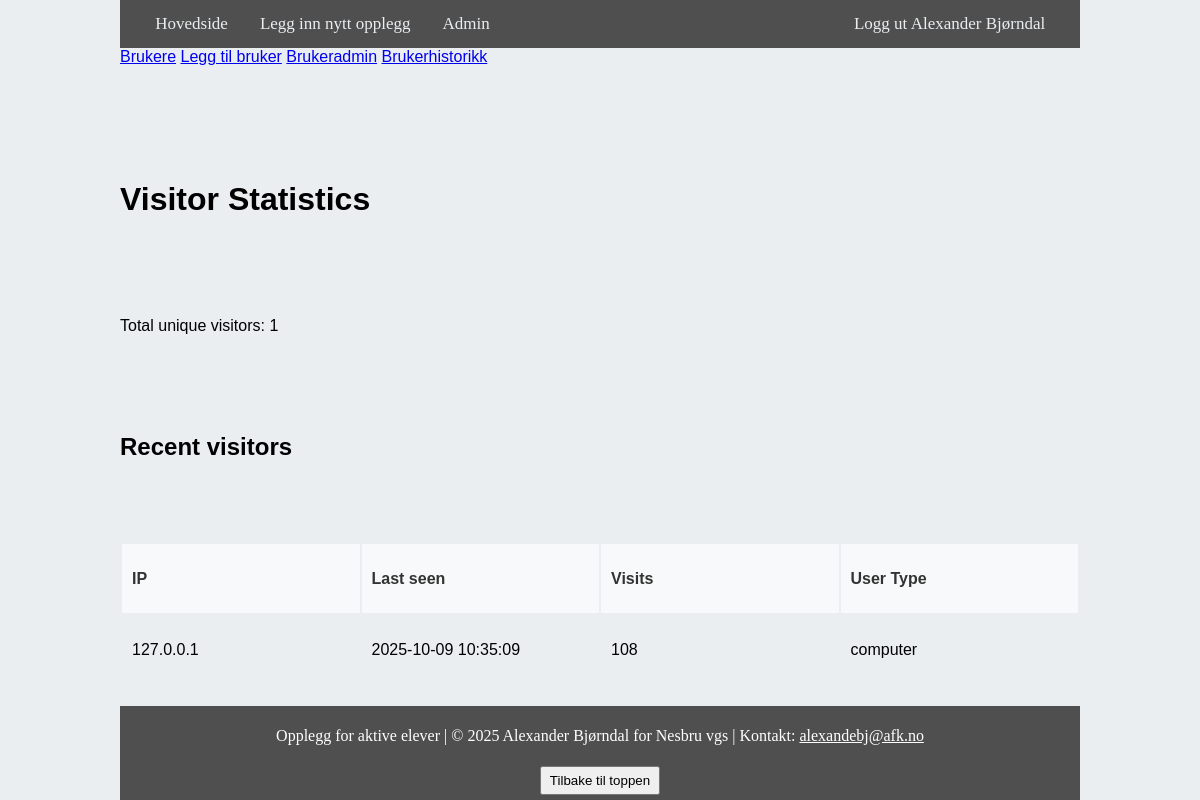
Page /admin/stats (signed in) on the committed database.
### website/models.py (models this page shows, shortened)
class User(db.Model, UserMixin):
    __tablename__ = 'user'
    id = db.Column(db.Integer, primary_key=True)
    email = db.Column(db.String(150), unique=True)
    password = db.Column(db.String(150))
    first_name = db.Column(db.String(150))
    role = db.Column(db.String(50), default='user')
    is_email_confirmed = db.Column(db.Boolean, default=False)
    is_temp_password = db.Column(db.Boolean, default=False)
    opplegg = db.relationship('Opplegg')
    favorites = db.relationship('Opplegg', secondary=opplegg_user_favorites, backref='user_favorite')
    comments = db.relationship('Comment', back_populates='user')

class Visitor(db.Model):
    id = db.Column(db.Integer, primary_key=True)
    ip = db.Column(db.String(100))
    last_seen = db.Column(db.DateTime, default=datetime.now, onupdate=datetime.now)
    visit_count = db.Column(db.Integer, default=1)
    user_type = db.Column(db.String(50))
    visits = db.relationship('VisitLog', backref='visitor', lazy=True)

### website/admin_bp.py (the view)
@admin_bp.route('/stats')
@login_required
def admin_stats():
    if current_user.role != 'admin':
        abort(403)
    total_users = User.query.count()
    total_visitors = Visitor.query.count()
    recent_visitors = Visitor.query.order_by(Visitor.last_seen.desc()).limit(500).all()
    return render_template(
        'admin/admin_stats.html',
        total_users=total_users,
        total_visitors=total_visitors,
        recent_visitors=recent_visitors,
        user=current_user
    )

### website/templates/admin/admin_stats.html
{% extends "base.html" %} {% block content %}
<div class="admin-buttons" style="margin-bottom: 2rem">
  <a class="btn btn-primary" href="{{ url_for('admin.brukere') }}">Brukere</a>
  <a class="btn btn-primary" href="{{ url_for('admin.add_bruker') }}"
    >Legg til bruker</a
  >
  <a class="btn btn-primary" href="{{ url_for('admin.admin_users') }}"
    >Brukeradmin</a
  >
  <a class="btn btn-primary" href="{{ url_for('admin.admin_stats') }}"
    >Brukerhistorikk</a
  >
</div>
<h1>Visitor Statistics</h1>
<p>Total unique visitors: {{ total_visitors }}</p>
<h2>Recent visitors</h2>
<table>
  <tr>
    <th>IP</th>
    <th>Last seen</th>
    <th>Visits</th>
    <th>User Type</th>
  </tr>
  {% for v in recent_visitors %}
  <tr>
    <td>{{ v.ip }}</td>
    <td>
      {{ v.last_seen.strftime('%Y-%m-%d %H:%M:%S') if v.last_seen else 'NULL' }}
    </td>
    <td>{{ v.visit_count if v.visit_count is not none else 'NULL' }}</td>
    <td>{{ v.user_type if v.user_type is not none else 'NULL' }}</td>
  </tr>
  {% endfor %}
</table>
{% endblock %}

### website/templates/base.html (shortened to what this page needs)
<!DOCTYPE html>
<html>
  <head class="mainclass">
    <link
      href="https://cdnjs.cloudflare.com/ajax/libs/font-awesome/5.15.4/css/all.min.css"
      rel="stylesheet"
    />
    <link
      rel="stylesheet"
      href="{{ url_for('static', filename='home.css') }}"
    />
  </head>
  <body class="mainclass">
    <nav class="navbar">
      <div class="navbar-nav">
        <div style="margin-left: 2%">
          {% if user.role == 'admin' %}
          <a class="nav-item nav-link" id="home" href="/">Hovedside</a>
          <a
            class="nav-item nav-link"
            id="add_opplegg"
            href="{{ url_for('views.add_opplegg') }}"
            >Legg inn nytt opplegg</a
          ><a
            class="nav-item nav-link"
            id="admin_dashboard"
            href="{{ url_for('admin.admin') }}"
            >Admin</a
          >
          <a
            class="nav-item nav-link"
            style="float: right; margin-right: 2%"
            id="logout"
            href="/logout"
          >
            Logg ut {{ user.first_name }}
          </a>
          {% endif %}
        </div>
      </div>
    </nav>
    <div class="container">{% block content %}{% endblock %}</div>
    <footer>
      <div class="footer-content">
        <p>
          Opplegg for aktive elever | &copy;
          <span id="current-year"></span> Alexander Bjørndal for Nesbru vgs |
          Kontakt: <span id="email1"></span>
        </p>
      </div>
      <button id="back-to-top" onclick="window.scrollTo(0, 0)">
        Tilbake til toppen
      </button>
    </footer>
  </body>
</html>

### website/static/home.css (style rules this page uses)
html, body { height: 100%; margin: 0; display: flex; flex-direction: column; background: #eaeef1; scroll-behavior: smooth; }
.container { font-family: "Font Awesome 5 Free", Tahoma, Geneva, Verdana, sans-serif; flex: 1; display: grid; }
.mainclass { margin-left: 10%; margin-right: 10%; }
.navbar-nav { background-color: #4f4f4f; overflow: hidden; }
.navbar-nav a { float: left; display: block; color: #eaeef1; text-align: center; padding: 14px 16px; text-decoration: none; font-size: 17px; }
footer { background-color: #4f4f4f; color: #fff; text-align: center; padding: 5px 0; margin-top: 20px; }
#back-to-top { margin-top: 5px; padding: 5px 8px; cursor: pointer; }
.btn-primary { margin-top: 30px; }
table { width: 100%; table-layout: fixed; }
th, td { text-align: left; padding: 10px; vertical-align: middle; }
th { background-color: #f8f9fa; font-weight: bold; color: #333; }
tr { border-bottom: 1px solid #ddd; }

### rows in the picture
User: first_name "Alexander Bjørndal"
Visitor: ip "127.0.0.1", last_seen "2025-10-09 10:35:09", visit_count "108", user_type "computer"

### other values in the picture
{{ total_visitors }} "1"
